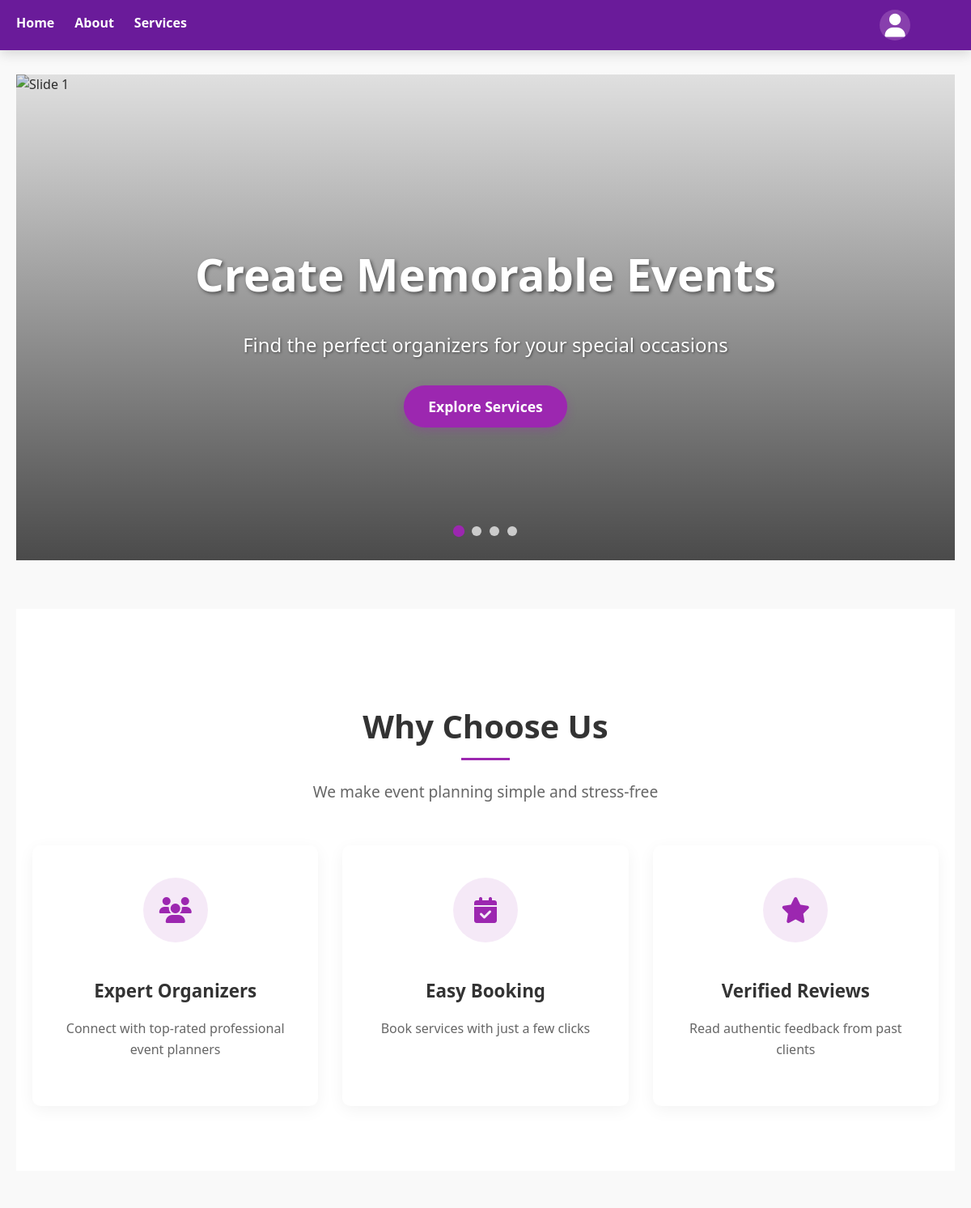
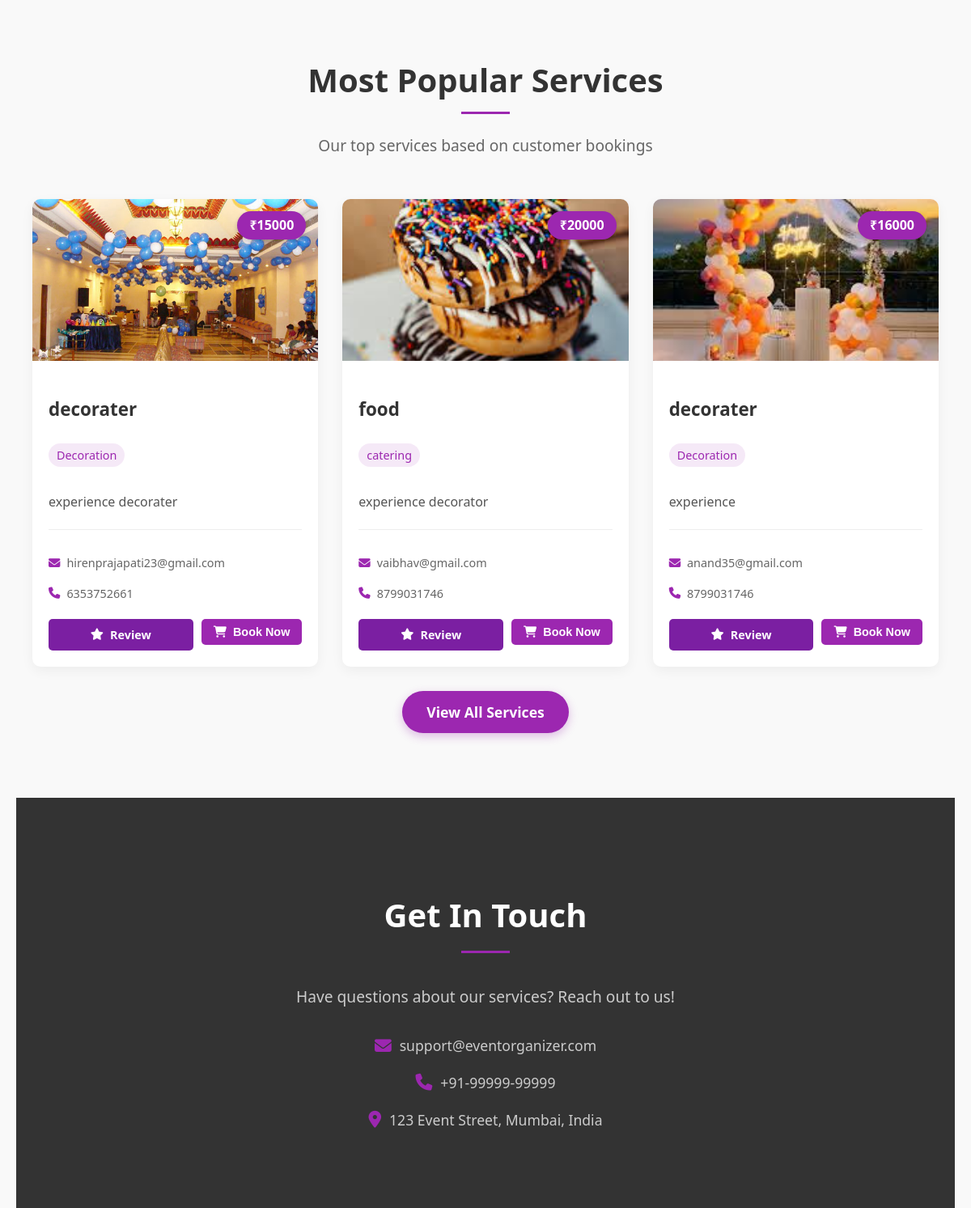
Page / (signed in) on the committed database (2 pictures, top to bottom).
### model.py (models this page shows)
class Service(db.Model):
    id = db.Column(db.Integer, primary_key=True)
    title = db.Column(db.String(100))
    category = db.Column(db.String(100))
    description = db.Column(db.Text)
    price = db.Column(db.Integer)
    image = db.Column(db.String(100))
    organizer_id = db.Column(db.Integer, db.ForeignKey('user.id'))
    organizer = db.relationship('User', backref='services')

class User(db.Model):
    id = db.Column(db.Integer, primary_key=True)
    role = db.Column(db.String(10))  # customer or organizer
    name = db.Column(db.String(100))
    email = db.Column(db.String(100), unique=True)
    mobile = db.Column(db.String(15))  # New field
    password = db.Column(db.String(200))

### app.py (the view)
@app.route('/')
def home():
    service_order_counts = db.session.query(
        Order.service_id,
        func.count(Order.id).label('order_count')
    ).group_by(Order.service_id).subquery()
    top_services = db.session.query(Service).\
        outerjoin(service_order_counts, Service.id == service_order_counts.c.service_id).\
        order_by(service_order_counts.c.order_count.desc().nullslast()).\
        limit(4).all()
    if len(top_services) < 4:
        existing_ids = [s.id for s in top_services]
        additional_services = Service.query.filter(~Service.id.in_(existing_ids)).limit(4 - len(top_services)).all()
        top_services.extend(additional_services)
    return render_template('home.html', services=top_services)

### templates/home.html (shortened to what this page needs)
{% extends "layout.html" %}
{% block content %}
<div class="hero-section">
  <div class="carousel-container">
    <div id="carouselTrack" class="carousel-slide">
      <img src="{{ url_for('static', filename='images/photography.jpg') }}" alt="Slide 1">
    </div>
    <div class="carousel-overlay">
      <div class="hero-content">
        <h1>Create Memorable Events</h1>
        <p>Find the perfect organizers for your special occasions</p>
        <a href="{{ url_for('services') }}" class="hero-button">Explore Services</a>
      </div>
    </div>
    <div class="carousel-dots">
      <span class="dot" onclick="moveToSlide(0)"></span>
      <span class="dot" onclick="moveToSlide(1)"></span>
      <span class="dot" onclick="moveToSlide(2)"></span>
      <span class="dot" onclick="moveToSlide(3)"></span>
    </div>
  </div>
</div>
<section class="features-section">
  <div class="container">
    <div class="section-title">
      <h2>Why Choose Us</h2>
      <p>We make event planning simple and stress-free</p>
    </div>
    <div class="feature-cards">
      <div class="feature-card">
        <div class="feature-icon">
          <i class="fas fa-users"></i>
        </div>
        <h3>Expert Organizers</h3>
        <p>Connect with top-rated professional event planners</p>
      </div>
      <div class="feature-card">
        <div class="feature-icon">
          <i class="fas fa-calendar-check"></i>
        </div>
        <h3>Easy Booking</h3>
        <p>Book services with just a few clicks</p>
      </div>
      <div class="feature-card">
        <div class="feature-icon">
          <i class="fas fa-star"></i>
        </div>
        <h3>Verified Reviews</h3>
        <p>Read authentic feedback from past clients</p>
      </div>
    </div>
  </div>
</section>
<section class="services-section">
  <div class="container">
    <div class="section-title">
      <h2>Most Popular Services</h2>
      <p>Our top services based on customer bookings</p>
    </div>
    {% if services %}
    <div class="services-grid">
      {% for service in services %}
      <div class="service-card">
        <div class="service-image-container">
          {% if service.image %}
            <img src="{{ url_for('static', filename='uploads/' + service.image) }}"
                alt="Service Image" class="service-image">
          {% else %}
            <img src="{{ url_for('static', filename='images/background.jpg') }}"
                alt="Default Service Image" class="service-image">
          {% endif %}
          <span class="service-price">₹{{ service.price }}</span>
        </div>
        <div class="service-content">
          <h3 class="service-title">{{ service.title }}</h3>
          <p class="service-category">{{ service.category }}</p>
          <p class="service-description">{{ service.description }}</p>
          {% if service.organizer %}
          <div class="organizer-info">
            <p><i class="fas fa-envelope"></i> {{ service.organizer.email }}</p>
            <p><i class="fas fa-phone"></i> {{ service.organizer.mobile }}</p>
          </div>
          {% endif %}
          <div class="service-actions">
            <a href="{{ url_for('review', service_id=service.id) }}" class="review-button">
              <i class="fas fa-star"></i>  Review
            </a>
            {% if 'user_id' in session and session['role'] == 'customer' %}
            <form action="{{ url_for('place_order', service_id=service.id) }}" method="POST" class="inline-form">
              <button type="submit" class="order-button"><i class="fas fa-shopping-cart"></i> Book Now</button>
            </form>
            {% endif %}
          </div>
        </div>
      </div>
      {% endfor %}
    </div>
    <div class="text-center mt-30">
      <a href="{{ url_for('services') }}" class="hero-button">View All Services</a>
    </div>
    {% else %}
    <p class="no-service-message">No services available right now.</p>
    {% endif %}
  </div>
</section>
<section class="contact-section">
  <div class="container">
    <div class="contact-content">
      <div class="contact-info">
        <h2>Get In Touch</h2>
        <p>Have questions about our services? Reach out to us!</p>
        <div class="contact-details">
          <p><i class="fas fa-envelope"></i> support@eventorganizer.com</p>
          <p><i class="fas fa-phone"></i> +91-99999-99999</p>
          <p><i class="fas fa-map-marker-alt"></i> 123 Event Street, Mumbai, India</p>
        </div>
      </div>
    </div>
  </div>
</section>
{% endblock %}

### rows in the picture
Service: image (picture), price "15000", title "decorater", category "Decoration", description "experience decorater", organizer.email "hirenprajapati23@gmail.com", organizer.mobile "6353752661"
Service: image (picture), price "20000", title "food", category "catering", description "experience decorator", organizer.email "vaibhav@gmail.com", organizer.mobile "8799031746"
Service: image (picture), price "16000", title "decorater", category "Decoration", description "experience", organizer.email "anand35@gmail.com", organizer.mobile "8799031746"
